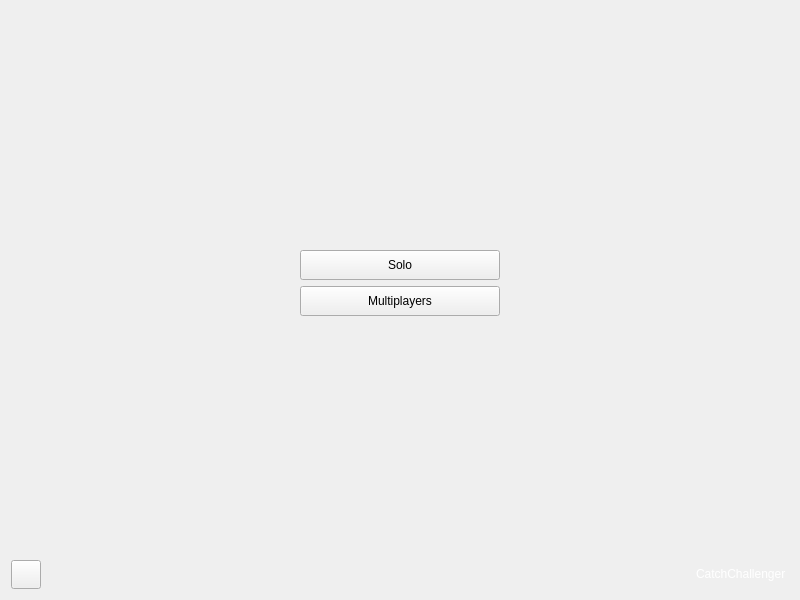
<?xml version="1.0" encoding="UTF-8"?>
<ui version="4.0">
 <class>MainWindow</class>
 <widget class="QMainWindow" name="MainWindow">
  <property name="geometry">
   <rect>
    <x>0</x>
    <y>0</y>
    <width>800</width>
    <height>600</height>
   </rect>
  </property>
  <property name="minimumSize">
   <size>
    <width>800</width>
    <height>600</height>
   </size>
  </property>
  <property name="maximumSize">
   <size>
    <width>800</width>
    <height>600</height>
   </size>
  </property>
  <property name="windowTitle">
   <string notr="true">CatchChallenger</string>
  </property>
  <property name="windowIcon">
   <iconset resource="../base/resources/client-resources.qrc">
    <normaloff>:/images/catchchallenger.png</normaloff>:/images/catchchallenger.png</iconset>
  </property>
  <widget class="QWidget" name="centralWidget">
   <layout class="QHBoxLayout" name="horizontalLayout">
    <property name="spacing">
     <number>0</number>
    </property>
    <property name="margin">
     <number>0</number>
    </property>
    <item>
     <widget class="QStackedWidget" name="stackedWidget">
      <property name="styleSheet">
       <string notr="true">#datapack{background-image: url(:/images/background.png);}</string>
      </property>
      <property name="currentIndex">
       <number>0</number>
      </property>
      <widget class="QWidget" name="mode">
       <property name="styleSheet">
        <string notr="true">#mode{background-image: url(:/images/background.png);}</string>
       </property>
       <layout class="QVBoxLayout" name="verticalLayout_9">
        <item>
         <layout class="QHBoxLayout" name="horizontalLayout_8">
          <item>
           <spacer name="horizontalSpacer_11">
            <property name="orientation">
             <enum>Qt::Horizontal</enum>
            </property>
            <property name="sizeHint" stdset="0">
             <size>
              <width>40</width>
              <height>20</height>
             </size>
            </property>
           </spacer>
          </item>
          <item>
           <layout class="QVBoxLayout" name="verticalLayout_8">
            <item>
             <spacer name="verticalSpacer_5">
              <property name="orientation">
               <enum>Qt::Vertical</enum>
              </property>
              <property name="sizeHint" stdset="0">
               <size>
                <width>20</width>
                <height>40</height>
               </size>
              </property>
             </spacer>
            </item>
            <item>
             <widget class="QPushButton" name="solo">
              <property name="minimumSize">
               <size>
                <width>200</width>
                <height>30</height>
               </size>
              </property>
              <property name="text">
               <string>Solo</string>
              </property>
             </widget>
            </item>
            <item>
             <widget class="QPushButton" name="multiplayer">
              <property name="minimumSize">
               <size>
                <width>200</width>
                <height>30</height>
               </size>
              </property>
              <property name="text">
               <string>Multiplayers</string>
              </property>
             </widget>
            </item>
            <item>
             <spacer name="verticalSpacer_6">
              <property name="orientation">
               <enum>Qt::Vertical</enum>
              </property>
              <property name="sizeHint" stdset="0">
               <size>
                <width>20</width>
                <height>40</height>
               </size>
              </property>
             </spacer>
            </item>
           </layout>
          </item>
          <item>
           <spacer name="horizontalSpacer_12">
            <property name="orientation">
             <enum>Qt::Horizontal</enum>
            </property>
            <property name="sizeHint" stdset="0">
             <size>
              <width>40</width>
              <height>20</height>
             </size>
            </property>
           </spacer>
          </item>
         </layout>
        </item>
        <item>
         <layout class="QHBoxLayout" name="horizontalLayout_9">
          <item>
           <widget class="QToolButton" name="languages">
            <property name="icon">
             <iconset resource="../base/resources/client-resources.qrc">
              <normaloff>:/images/interface/languages.png</normaloff>:/images/interface/languages.png</iconset>
            </property>
            <property name="iconSize">
             <size>
              <width>22</width>
              <height>22</height>
             </size>
            </property>
           </widget>
          </item>
          <item>
           <spacer name="horizontalSpacer_10">
            <property name="orientation">
             <enum>Qt::Horizontal</enum>
            </property>
            <property name="sizeHint" stdset="0">
             <size>
              <width>40</width>
              <height>20</height>
             </size>
            </property>
           </spacer>
          </item>
          <item>
           <widget class="QLabel" name="label_catchchallenger_link">
            <property name="text">
             <string>&lt;a href=&quot;http://catchchallenger.first-world.info/&quot;&gt;&lt;span style=&quot;color:#FFF;text-decoration:none;&quot;&gt;CatchChallenger&lt;/span&gt;&lt;/a&gt; &lt;!-- (Don't remove please) --&gt;</string>
            </property>
            <property name="openExternalLinks">
             <bool>true</bool>
            </property>
           </widget>
          </item>
         </layout>
        </item>
       </layout>
      </widget>
      <widget class="QWidget" name="multi">
       <property name="styleSheet">
        <string notr="true">#multi{background-image: url(:/images/background.png);}</string>
       </property>
       <layout class="QVBoxLayout" name="verticalLayout_3">
        <item>
         <spacer name="verticalSpacer_login_2">
          <property name="orientation">
           <enum>Qt::Vertical</enum>
          </property>
          <property name="sizeHint" stdset="0">
           <size>
            <width>20</width>
            <height>197</height>
           </size>
          </property>
         </spacer>
        </item>
        <item>
         <layout class="QHBoxLayout" name="horizontalLayout_14">
          <item>
           <spacer name="horizontalSpacer_22">
            <property name="orientation">
             <enum>Qt::Horizontal</enum>
            </property>
            <property name="sizeHint" stdset="0">
             <size>
              <width>40</width>
              <height>20</height>
             </size>
            </property>
           </spacer>
          </item>
          <item>
           <widget class="QFrame" name="frame_border_server">
            <property name="minimumSize">
             <size>
              <width>777</width>
              <height>379</height>
             </size>
            </property>
            <property name="maximumSize">
             <size>
              <width>777</width>
              <height>379</height>
             </size>
            </property>
            <property name="styleSheet">
             <string notr="true">#frame_border_server{background-image: url(:/images/savegame-select.png);}</string>
            </property>
            <layout class="QHBoxLayout" name="horizontalLayout_11">
             <item>
              <spacer name="horizontalSpacer_16">
               <property name="orientation">
                <enum>Qt::Horizontal</enum>
               </property>
               <property name="sizeHint" stdset="0">
                <size>
                 <width>40</width>
                 <height>20</height>
                </size>
               </property>
              </spacer>
             </item>
             <item>
              <widget class="QFrame" name="frame_server">
               <property name="minimumSize">
                <size>
                 <width>760</width>
                 <height>360</height>
                </size>
               </property>
               <property name="maximumSize">
                <size>
                 <width>760</width>
                 <height>360</height>
                </size>
               </property>
               <layout class="QVBoxLayout" name="verticalLayout_11">
                <item>
                 <widget class="QScrollArea" name="scrollArea_3">
                  <property name="styleSheet">
                   <string notr="true">QScrollArea {
	background-image: url(:/images/light-white.png);
border: 1px solid #000;
}
QLabel { padding:2px; }</string>
                  </property>
                  <property name="widgetResizable">
                   <bool>true</bool>
                  </property>
                  <widget class="QWidget" name="scrollAreaWidgetContentsServer">
                   <property name="geometry">
                    <rect>
                     <x>0</x>
                     <y>0</y>
                     <width>750</width>
                     <height>272</height>
                    </rect>
                   </property>
                   <layout class="QVBoxLayout" name="verticalLayout_12">
                    <item>
                     <widget class="QWidget" name="serverWidget" native="true">
                      <layout class="QVBoxLayout" name="verticalLayout_13">
                       <item>
                        <widget class="QLabel" name="serverEmpty">
                         <property name="text">
                          <string>&lt;html&gt;&lt;head/&gt;&lt;body&gt;&lt;p align=&quot;center&quot;&gt;&lt;span style=&quot; font-size:12pt; color:#a0a0a0;&quot;&gt;Empty&lt;/span&gt;&lt;/p&gt;&lt;/body&gt;&lt;/html&gt;</string>
                         </property>
                         <property name="textFormat">
                          <enum>Qt::RichText</enum>
                         </property>
                        </widget>
                       </item>
                      </layout>
                     </widget>
                    </item>
                   </layout>
                  </widget>
                 </widget>
                </item>
                <item>
                 <widget class="QLabel" name="warning">
                  <property name="styleSheet">
                   <string notr="true">background-color: rgb(255, 255, 163);
border: 1px solid rgb(255, 221, 50);
border-radius:5px;</string>
                  </property>
                  <property name="text">
                   <string>Loading the servers list...</string>
                  </property>
                 </widget>
                </item>
                <item>
                 <layout class="QHBoxLayout" name="horizontalLayout_main">
                  <item>
                   <spacer name="horizontalSpacer_17">
                    <property name="orientation">
                     <enum>Qt::Horizontal</enum>
                    </property>
                    <property name="sizeHint" stdset="0">
                     <size>
                      <width>40</width>
                      <height>20</height>
                     </size>
                    </property>
                   </spacer>
                  </item>
                  <item>
                   <widget class="QPushButton" name="server_select">
                    <property name="enabled">
                     <bool>false</bool>
                    </property>
                    <property name="text">
                     <string>Select</string>
                    </property>
                   </widget>
                  </item>
                  <item>
                   <spacer name="horizontalSpacer_18">
                    <property name="orientation">
                     <enum>Qt::Horizontal</enum>
                    </property>
                    <property name="sizeHint" stdset="0">
                     <size>
                      <width>40</width>
                      <height>20</height>
                     </size>
                    </property>
                   </spacer>
                  </item>
                 </layout>
                </item>
                <item>
                 <layout class="QHBoxLayout" name="horizontalLayout_13">
                  <item>
                   <spacer name="horizontalSpacer_19">
                    <property name="orientation">
                     <enum>Qt::Horizontal</enum>
                    </property>
                    <property name="sizeHint" stdset="0">
                     <size>
                      <width>40</width>
                      <height>20</height>
                     </size>
                    </property>
                   </spacer>
                  </item>
                  <item>
                   <widget class="QPushButton" name="server_add">
                    <property name="text">
                     <string>Add</string>
                    </property>
                   </widget>
                  </item>
                  <item>
                   <widget class="QPushButton" name="server_remove">
                    <property name="enabled">
                     <bool>false</bool>
                    </property>
                    <property name="text">
                     <string>Remove</string>
                    </property>
                   </widget>
                  </item>
                  <item>
                   <widget class="QPushButton" name="server_refresh">
                    <property name="enabled">
                     <bool>false</bool>
                    </property>
                    <property name="text">
                     <string>Refresh</string>
                    </property>
                   </widget>
                  </item>
                  <item>
                   <widget class="QPushButton" name="server_back">
                    <property name="text">
                     <string>Back</string>
                    </property>
                   </widget>
                  </item>
                  <item>
                   <spacer name="horizontalSpacer_20">
                    <property name="orientation">
                     <enum>Qt::Horizontal</enum>
                    </property>
                    <property name="sizeHint" stdset="0">
                     <size>
                      <width>40</width>
                      <height>20</height>
                     </size>
                    </property>
                   </spacer>
                  </item>
                 </layout>
                </item>
               </layout>
              </widget>
             </item>
             <item>
              <spacer name="horizontalSpacer_21">
               <property name="orientation">
                <enum>Qt::Horizontal</enum>
               </property>
               <property name="sizeHint" stdset="0">
                <size>
                 <width>40</width>
                 <height>20</height>
                </size>
               </property>
              </spacer>
             </item>
            </layout>
           </widget>
          </item>
          <item>
           <spacer name="horizontalSpacer_23">
            <property name="orientation">
             <enum>Qt::Horizontal</enum>
            </property>
            <property name="sizeHint" stdset="0">
             <size>
              <width>40</width>
              <height>20</height>
             </size>
            </property>
           </spacer>
          </item>
         </layout>
        </item>
        <item>
         <spacer name="verticalSpacer_login_3">
          <property name="orientation">
           <enum>Qt::Vertical</enum>
          </property>
          <property name="sizeHint" stdset="0">
           <size>
            <width>20</width>
            <height>197</height>
           </size>
          </property>
         </spacer>
        </item>
        <item>
         <layout class="QHBoxLayout" name="horizontalLayout_3">
          <item>
           <widget class="QPushButton" name="manageDatapack">
            <property name="text">
             <string>Manage datapacks</string>
            </property>
           </widget>
          </item>
          <item>
           <spacer name="horizontalSpacer_2">
            <property name="orientation">
             <enum>Qt::Horizontal</enum>
            </property>
            <property name="sizeHint" stdset="0">
             <size>
              <width>40</width>
              <height>20</height>
             </size>
            </property>
           </spacer>
          </item>
         </layout>
        </item>
       </layout>
      </widget>
      <widget class="QWidget" name="datapack">
       <layout class="QVBoxLayout" name="verticalLayout_2">
        <item>
         <spacer name="verticalSpacer_2">
          <property name="orientation">
           <enum>Qt::Vertical</enum>
          </property>
          <property name="sizeHint" stdset="0">
           <size>
            <width>20</width>
            <height>100</height>
           </size>
          </property>
         </spacer>
        </item>
        <item>
         <widget class="QFrame" name="frame_border_datapack">
          <property name="minimumSize">
           <size>
            <width>777</width>
            <height>379</height>
           </size>
          </property>
          <property name="maximumSize">
           <size>
            <width>777</width>
            <height>379</height>
           </size>
          </property>
          <property name="styleSheet">
           <string notr="true">#frame_border_datapack{background-image: url(:/images/savegame-select.png);}</string>
          </property>
          <layout class="QHBoxLayout" name="horizontalLayout_4">
           <item>
            <spacer name="horizontalSpacer_3">
             <property name="orientation">
              <enum>Qt::Horizontal</enum>
             </property>
             <property name="sizeHint" stdset="0">
              <size>
               <width>40</width>
               <height>20</height>
              </size>
             </property>
            </spacer>
           </item>
           <item>
            <widget class="QFrame" name="frame_datapack">
             <property name="minimumSize">
              <size>
               <width>760</width>
               <height>360</height>
              </size>
             </property>
             <property name="maximumSize">
              <size>
               <width>760</width>
               <height>360</height>
              </size>
             </property>
             <layout class="QVBoxLayout" name="verticalLayout_4">
              <item>
               <widget class="QScrollArea" name="scrollArea">
                <property name="styleSheet">
                 <string notr="true">QScrollArea {
	background-image: url(:/images/light-white.png);
border: 1px solid #000;
}
QLabel { padding:2px; }</string>
                </property>
                <property name="widgetResizable">
                 <bool>true</bool>
                </property>
                <widget class="QWidget" name="scrollAreaWidgetContents">
                 <property name="geometry">
                  <rect>
                   <x>0</x>
                   <y>0</y>
                   <width>81</width>
                   <height>39</height>
                  </rect>
                 </property>
                 <layout class="QVBoxLayout" name="verticalLayout_6">
                  <item>
                   <widget class="QWidget" name="datapackWidget" native="true">
                    <layout class="QVBoxLayout" name="verticalLayout_5">
                     <item>
                      <widget class="QLabel" name="datapackEmpty">
                       <property name="text">
                        <string>&lt;html&gt;&lt;head/&gt;&lt;body&gt;&lt;p align=&quot;center&quot;&gt;&lt;span style=&quot; font-size:12pt; color:#a0a0a0;&quot;&gt;Empty&lt;/span&gt;&lt;/p&gt;&lt;/body&gt;&lt;/html&gt;</string>
                       </property>
                       <property name="textFormat">
                        <enum>Qt::RichText</enum>
                       </property>
                      </widget>
                     </item>
                    </layout>
                   </widget>
                  </item>
                 </layout>
                </widget>
               </widget>
              </item>
              <item>
               <layout class="QHBoxLayout" name="horizontalLayout_5">
                <item>
                 <spacer name="horizontalSpacer_5">
                  <property name="orientation">
                   <enum>Qt::Horizontal</enum>
                  </property>
                  <property name="sizeHint" stdset="0">
                   <size>
                    <width>40</width>
                    <height>20</height>
                   </size>
                  </property>
                 </spacer>
                </item>
                <item>
                 <widget class="QPushButton" name="deleteDatapack">
                  <property name="enabled">
                   <bool>false</bool>
                  </property>
                  <property name="text">
                   <string>Delete</string>
                  </property>
                 </widget>
                </item>
                <item>
                 <spacer name="horizontalSpacer_6">
                  <property name="orientation">
                   <enum>Qt::Horizontal</enum>
                  </property>
                  <property name="sizeHint" stdset="0">
                   <size>
                    <width>40</width>
                    <height>20</height>
                   </size>
                  </property>
                 </spacer>
                </item>
               </layout>
              </item>
              <item>
               <layout class="QHBoxLayout" name="horizontalLayout_7">
                <item>
                 <spacer name="horizontalSpacer_7">
                  <property name="orientation">
                   <enum>Qt::Horizontal</enum>
                  </property>
                  <property name="sizeHint" stdset="0">
                   <size>
                    <width>40</width>
                    <height>20</height>
                   </size>
                  </property>
                 </spacer>
                </item>
                <item>
                 <widget class="QPushButton" name="backDatapack">
                  <property name="text">
                   <string>Back</string>
                  </property>
                 </widget>
                </item>
                <item>
                 <spacer name="horizontalSpacer_8">
                  <property name="orientation">
                   <enum>Qt::Horizontal</enum>
                  </property>
                  <property name="sizeHint" stdset="0">
                   <size>
                    <width>40</width>
                    <height>20</height>
                   </size>
                  </property>
                 </spacer>
                </item>
               </layout>
              </item>
             </layout>
            </widget>
           </item>
           <item>
            <spacer name="horizontalSpacer_4">
             <property name="orientation">
              <enum>Qt::Horizontal</enum>
             </property>
             <property name="sizeHint" stdset="0">
              <size>
               <width>40</width>
               <height>20</height>
              </size>
             </property>
            </spacer>
           </item>
          </layout>
         </widget>
        </item>
        <item>
         <spacer name="verticalSpacer">
          <property name="orientation">
           <enum>Qt::Vertical</enum>
          </property>
          <property name="sizeHint" stdset="0">
           <size>
            <width>20</width>
            <height>99</height>
           </size>
          </property>
         </spacer>
        </item>
       </layout>
      </widget>
      <widget class="QWidget" name="login">
       <property name="styleSheet">
        <string notr="true">#login{background-image: url(:/images/background.png);}</string>
       </property>
       <layout class="QVBoxLayout" name="verticalLayout_7">
        <item>
         <spacer name="verticalSpacer_3">
          <property name="orientation">
           <enum>Qt::Vertical</enum>
          </property>
          <property name="sizeHint" stdset="0">
           <size>
            <width>20</width>
            <height>192</height>
           </size>
          </property>
         </spacer>
        </item>
        <item>
         <layout class="QHBoxLayout" name="horizontalLayout_2">
          <item>
           <spacer name="horizontalSpacer">
            <property name="orientation">
             <enum>Qt::Horizontal</enum>
            </property>
            <property name="sizeHint" stdset="0">
             <size>
              <width>40</width>
              <height>20</height>
             </size>
            </property>
           </spacer>
          </item>
          <item>
           <widget class="QFrame" name="frame_login_2">
            <property name="minimumSize">
             <size>
              <width>431</width>
              <height>191</height>
             </size>
            </property>
            <property name="maximumSize">
             <size>
              <width>431</width>
              <height>191</height>
             </size>
            </property>
            <property name="styleSheet">
             <string notr="true">#frame_login_2{background-image: url(:/images/background-dialog.png);}</string>
            </property>
            <layout class="QHBoxLayout" name="horizontalLayout_6">
             <property name="spacing">
              <number>0</number>
             </property>
             <property name="margin">
              <number>0</number>
             </property>
             <item>
              <widget class="QFrame" name="frame_login">
               <property name="minimumSize">
                <size>
                 <width>411</width>
                 <height>161</height>
                </size>
               </property>
               <property name="maximumSize">
                <size>
                 <width>411</width>
                 <height>161</height>
                </size>
               </property>
               <property name="frameShape">
                <enum>QFrame::NoFrame</enum>
               </property>
               <property name="frameShadow">
                <enum>QFrame::Raised</enum>
               </property>
               <layout class="QVBoxLayout" name="verticalLayout">
                <item>
                 <layout class="QHBoxLayout" name="horizontalLayout_login_2">
                  <item>
                   <widget class="QLabel" name="label_login_login">
                    <property name="text">
                     <string>Login</string>
                    </property>
                   </widget>
                  </item>
                  <item>
                   <spacer name="horizontalSpacer_login_7">
                    <property name="orientation">
                     <enum>Qt::Horizontal</enum>
                    </property>
                    <property name="sizeHint" stdset="0">
                     <size>
                      <width>40</width>
                      <height>20</height>
                     </size>
                    </property>
                   </spacer>
                  </item>
                  <item>
                   <widget class="QLineEdit" name="lineEditLogin">
                    <property name="minimumSize">
                     <size>
                      <width>180</width>
                      <height>0</height>
                     </size>
                    </property>
                    <property name="maximumSize">
                     <size>
                      <width>180</width>
                      <height>16777215</height>
                     </size>
                    </property>
                    <property name="styleSheet">
                     <string notr="true">background-image: url(:/images/light-white.png);
border-image: url(:/images/empty.png);</string>
                    </property>
                   </widget>
                  </item>
                 </layout>
                </item>
                <item>
                 <layout class="QHBoxLayout" name="horizontalLayout_login_3">
                  <item>
                   <widget class="QLabel" name="label_login_pass">
                    <property name="text">
                     <string>Password:</string>
                    </property>
                   </widget>
                  </item>
                  <item>
                   <spacer name="horizontalSpacer_login_2">
                    <property name="orientation">
                     <enum>Qt::Horizontal</enum>
                    </property>
                    <property name="sizeHint" stdset="0">
                     <size>
                      <width>40</width>
                      <height>20</height>
                     </size>
                    </property>
                   </spacer>
                  </item>
                  <item>
                   <widget class="QLineEdit" name="lineEditPass">
                    <property name="minimumSize">
                     <size>
                      <width>180</width>
                      <height>0</height>
                     </size>
                    </property>
                    <property name="maximumSize">
                     <size>
                      <width>180</width>
                      <height>16777215</height>
                     </size>
                    </property>
                    <property name="styleSheet">
                     <string notr="true">background-image: url(:/images/light-white.png);
border-image: url(:/images/empty.png);</string>
                    </property>
                    <property name="echoMode">
                     <enum>QLineEdit::Password</enum>
                    </property>
                   </widget>
                  </item>
                 </layout>
                </item>
                <item>
                 <widget class="QCheckBox" name="checkBoxRememberPassword">
                  <property name="text">
                   <string>Remember the password</string>
                  </property>
                 </widget>
                </item>
                <item>
                 <spacer name="verticalSpacer_login">
                  <property name="orientation">
                   <enum>Qt::Vertical</enum>
                  </property>
                  <property name="sizeHint" stdset="0">
                   <size>
                    <width>20</width>
                    <height>72</height>
                   </size>
                  </property>
                 </spacer>
                </item>
                <item>
                 <layout class="QHBoxLayout" name="horizontalLayout_login_4">
                  <item>
                   <spacer name="horizontalSpacer_login_3">
                    <property name="orientation">
                     <enum>Qt::Horizontal</enum>
                    </property>
                    <property name="sizeHint" stdset="0">
                     <size>
                      <width>40</width>
                      <height>20</height>
                     </size>
                    </property>
                   </spacer>
                  </item>
                  <item>
                   <widget class="QPushButton" name="pushButtonTryLogin">
                    <property name="text">
                     <string> Ok </string>
                    </property>
                   </widget>
                  </item>
                  <item>
                   <widget class="QPushButton" name="login_cancel">
                    <property name="text">
                     <string>Cancel</string>
                    </property>
                   </widget>
                  </item>
                  <item>
                   <spacer name="horizontalSpacer_login_5">
                    <property name="orientation">
                     <enum>Qt::Horizontal</enum>
                    </property>
                    <property name="sizeHint" stdset="0">
                     <size>
                      <width>40</width>
                      <height>20</height>
                     </size>
                    </property>
                   </spacer>
                  </item>
                 </layout>
                </item>
               </layout>
              </widget>
             </item>
            </layout>
           </widget>
          </item>
          <item>
           <spacer name="horizontalSpacer_9">
            <property name="orientation">
             <enum>Qt::Horizontal</enum>
            </property>
            <property name="sizeHint" stdset="0">
             <size>
              <width>40</width>
              <height>20</height>
             </size>
            </property>
           </spacer>
          </item>
         </layout>
        </item>
        <item>
         <spacer name="verticalSpacer_4">
          <property name="orientation">
           <enum>Qt::Vertical</enum>
          </property>
          <property name="sizeHint" stdset="0">
           <size>
            <width>20</width>
            <height>192</height>
           </size>
          </property>
         </spacer>
        </item>
       </layout>
      </widget>
     </widget>
    </item>
   </layout>
  </widget>
 </widget>
 <layoutdefault spacing="6" margin="11"/>
 <resources>
  <include location="../base/resources/client-resources.qrc"/>
 </resources>
 <connections/>
</ui>
